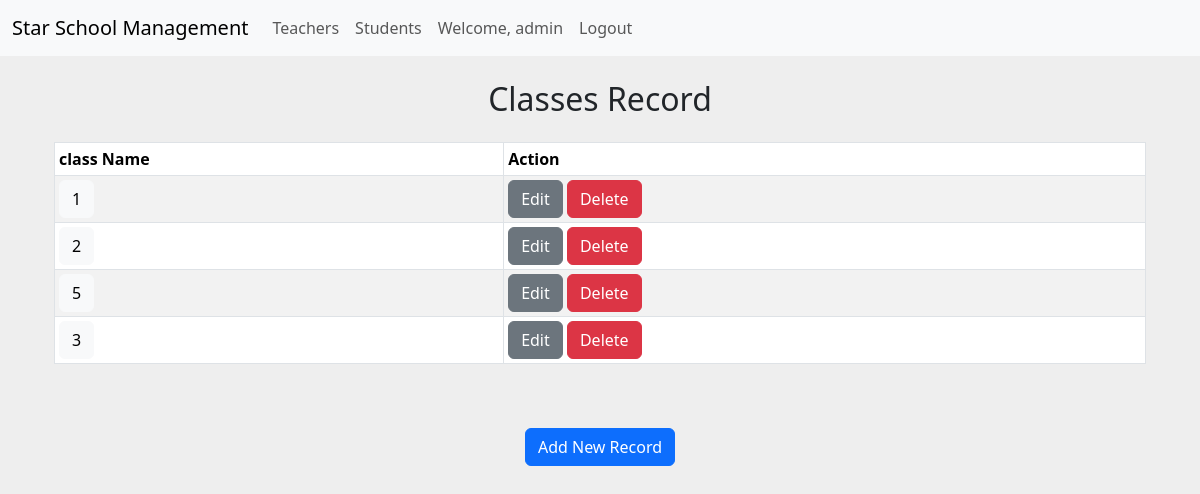
The app's page /school/ (signed in) with its own data.
### school/models.py (models this page shows, shortened)
class Class(models.Model):
    teacher = models.ManyToManyField(User)
    name = models.CharField(max_length=60, unique=True)

### school/views.py (the view)
# urls.py: path('', views.index, name="index"),
def index(request):
    if request.user.is_superuser:
        classes = Class.objects.all()
    else:
        classes = Class.objects.filter(teacher=request.user.id)
    return render(request, "home/index.html", {"classes": classes})

### school/templates/home/index.html
{% extends 'home/base.html' %}
{% block content %}
    {% include 'classes/classes.html' %}
{% endblock %}

### school/templates/home/base.html (shortened to what this page needs)
{% load static %}
<!doctype html>
<html lang="en">
<head>
    <link href="https://cdn.jsdelivr.net/npm/bootstrap@5.3.3/dist/css/bootstrap.min.css" rel="stylesheet"
>
    <link rel="stylesheet" href="{% static 'styles/style.css' %}">
</head>
<body>
    <nav class="navbar navbar-expand-lg bg-body-tertiary">
        <div class="container-fluid">
            <a class="navbar-brand" href="/school">Star School Management</a>
            <div class="collapse navbar-collapse" id="navbarSupportedContent">
                <ul class="navbar-nav me-auto mb-2 mb-lg-0">
                    {% if user.is_authenticated %}
                        {% if user.is_superuser %}
                            <li class="nav-item">
                                <a class="nav-link" href="/school/teachers">Teachers</a>
                            </li>
                            <li class="nav-item">
                                <a class="nav-link" href="/school/students">Students</a>
                            </li>
                        {% endif %}
                        <li class="nav-item">
                            <a class="nav-link" href="#">Welcome, {{user.username}}</a>
                        </li>
                        <li class="nav-item">
                            <a class="nav-link" href="/school/logout">Logout</a>
                        </li>
                    {% else %}
                        <li class="nav-item">
                            <a class="nav-link" href="/school/login">Login</a>
                        </li>
                    {% endif %}
                </ul>
            </div>
        </div>
    </nav>
        <main class="content container">
            <div class="row">
                <div class="col">
                    {% block content %}
                    {% endblock %}
                </div>
            </div>
        </main>
</body>
</html>

### school/templates/classes/classes.html
<h2 class="text-center mt-4">Classes Record</h2>
<div class="container mt-4">
    <table class="table table-striped table-bordered table-sm">
        <thead class="thead-dark">
            <tr>
                <th>class Name</th>
                <th>Action</th>
            </tr>
        </thead>
        <tbody>
            {% for class in classes %}
            <tr>
                <td><a href="/school/class/{{ class.id }}/class-wise-students/" class="btn btn-light">{{ class.name }}</a></td>
                <td>
                    <a href="/school/edit-class/{{ class.id }}" class="btn btn-secondary">Edit</span></a>
                    <a href="/school/delete-class/{{ class.id }}" class="btn btn-danger">Delete</a>
                </td>
            </tr>
            {% endfor %}
        </tbody>
    </table>
    <br>
    <br>
    {% if user.is_authenticated %}
        <center><a href="create-room" class="btn btn-primary">Add New Record</a></center>
    {% endif %}
</div>

### school/static/styles/style.css (style rules this page uses)
* { margin:0; padding:0 }
a,a:hover { text-decoration: none; }
body { background-color: #eee!important; }

### records on screen
Class: name "1"
Class: name "2"
Class: name "5"
Class: name "3"

### other values on screen
{{ user.username }} "admin"
